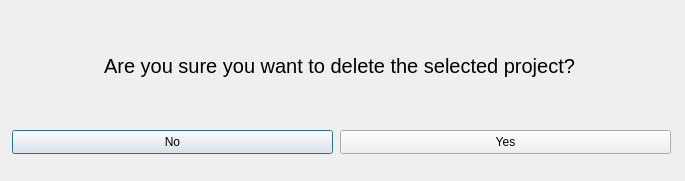
<?xml version="1.0" encoding="UTF-8"?>
<ui version="4.0">
 <class>DelSelectedProject</class>
 <widget class="QDialog" name="DelSelectedProject">
  <property name="geometry">
   <rect>
    <x>0</x>
    <y>0</y>
    <width>685</width>
    <height>181</height>
   </rect>
  </property>
  <property name="windowTitle">
   <string>Dialog</string>
  </property>
  <widget class="QPushButton" name="NopushButton">
   <property name="geometry">
    <rect>
     <x>12</x>
     <y>130</y>
     <width>321</width>
     <height>24</height>
    </rect>
   </property>
   <property name="text">
    <string>No</string>
   </property>
  </widget>
  <widget class="QPushButton" name="YespushButton">
   <property name="geometry">
    <rect>
     <x>340</x>
     <y>130</y>
     <width>331</width>
     <height>24</height>
    </rect>
   </property>
   <property name="text">
    <string>Yes</string>
   </property>
  </widget>
  <widget class="QLabel" name="Asklabel">
   <property name="geometry">
    <rect>
     <x>10</x>
     <y>30</y>
     <width>659</width>
     <height>71</height>
    </rect>
   </property>
   <property name="font">
    <font>
     <pointsize>15</pointsize>
    </font>
   </property>
   <property name="text">
    <string>Are you sure you want to delete the selected project?</string>
   </property>
   <property name="alignment">
    <set>Qt::AlignCenter</set>
   </property>
  </widget>
 </widget>
 <resources/>
 <connections/>
</ui>
